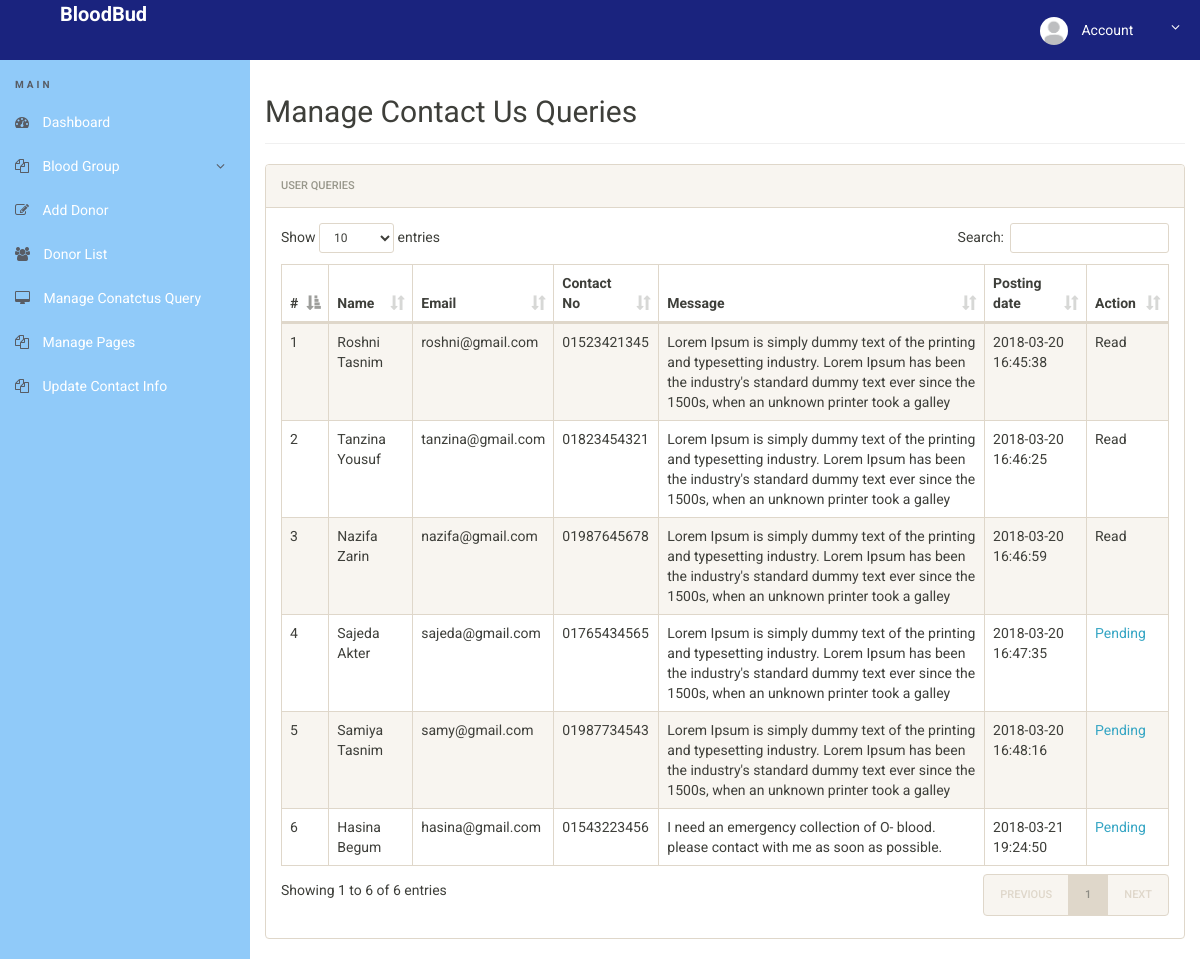
/admin/manage-conactusquery.php (signed in), run on the app's committed database.
### tables this page shows
CREATE TABLE `tblcontactusquery` (
  `id` int(11) NOT NULL,
  `name` varchar(100) DEFAULT NULL,
  `EmailId` varchar(120) DEFAULT NULL,
  `ContactNumber` char(11) DEFAULT NULL,
  `Message` longtext,
  `PostingDate` timestamp NOT NULL DEFAULT CURRENT_TIMESTAMP,
  `status` int(11) DEFAULT NULL
);

### admin/manage-conactusquery.php (the view, shortened to what this page needs)
<?php
include('includes/config.php');
if(strlen($_SESSION['alogin'])==0)
	{
header('location:index.php');
}
else{
 ?>
<!doctype html>
<html lang="en" class="no-js">
<head>
	<link rel="stylesheet" href="css/font-awesome.min.css">
	<link rel="stylesheet" href="css/bootstrap.min.css">
	<link rel="stylesheet" href="css/dataTables.bootstrap.min.css">
	<link rel="stylesheet" href="css/bootstrap-social.css">
	<link rel="stylesheet" href="css/bootstrap-select.css">
	<link rel="stylesheet" href="css/fileinput.min.css">
	<link rel="stylesheet" href="css/awesome-bootstrap-checkbox.css">
	<link rel="stylesheet" href="css/style.css">
</head>
<body>
	<?php include('includes/header.php');?>
	<div class="ts-main-content">
		<?php include('includes/leftbar.php');?>
		<div class="content-wrapper">
			<div class="container-fluid">
				<div class="row">
					<div class="col-md-12">
						<h2 class="page-title">Manage Contact Us Queries</h2>
						<div class="panel panel-default">
							<div class="panel-heading">User queries</div>
							<div class="panel-body">
								<table id="zctb" class="display table table-striped table-bordered table-hover" cellspacing="0" width="100%">
									<thead>
										<tr>
										<th>#</th>
											<th>Name</th>
											<th>Email</th>
											<th>Contact No</th>
											<th>Message</th>
											<th>Posting date</th>
											<th>Action</th>
										</tr>
									</thead>
									<tbody>
									<?php $sql = "SELECT * from  tblcontactusquery ";
$query = $dbh -> prepare($sql);
$query->execute();
$results=$query->fetchAll(PDO::FETCH_OBJ);
$cnt=1;
if($query->rowCount() > 0)
{
foreach($results as $result)
{				?>
										<tr>
											<td><?php echo htmlentities($cnt);?></td>
											<td><?php echo htmlentities($result->name);?></td>
											<td><?php echo htmlentities($result->EmailId);?></td>
											<td><?php echo htmlentities($result->ContactNumber);?></td>
											<td><?php echo htmlentities($result->Message);?></td>
											<td><?php echo htmlentities($result->PostingDate);?></td>
																<?php if($result->status==1)
{
	?><td>Read</td>
<?php } else {?>
<td><a href="manage-conactusquery.php?eid=<?php echo htmlentities($result->id);?>" onclick="return confirm('Do you really want to read')" >Pending</a>
</td>
<?php } ?>
										</tr>
										<?php $cnt=$cnt+1; }} ?>
									</tbody>
								</table>
							</div>
						</div>
					</div>
				</div>
			</div>
		</div>
	</div>
</body>
</html>
<?php } ?>

### admin/css/style.css (style rules this page uses)
html { font-size: 14px; }
@media only screen and (min-width: 480px) { html { font-size: 17px; } }
@media only screen and (min-width: 768px) { html { font-size: 14px; } }
body { font-size: 1em; }
a { color: #37a6c4; }
.panel { overflow: hidden; }
.page-title { padding-bottom: 15px; margin-bottom: 20px; border-bottom: 1px solid #f0f0f0; }
.ts-main-content .content-wrapper { padding-top: 15px; margin-top: 60px; }
@media only screen and (min-width: 992px) { .ts-main-content .content-wrapper { margin-left: 250px; } }

### data on the page
tblcontactusquery: name "Roshni Tasnim", EmailId "roshni@gmail.com", ContactNumber "01523421345", Message "Lorem Ipsum is simply dummy text of the printing and typesetting industry. Lorem Ipsum has been the industry's standard dummy text ever since the 1500s, when an unknown printer took a galley", PostingDate "2018-03-20 16:45:38", status "Read"
tblcontactusquery: name "Tanzina Yousuf", EmailId "tanzina@gmail.com", ContactNumber "01823454321", Message "Lorem Ipsum is simply dummy text of the printing and typesetting industry. Lorem Ipsum has been the industry's standard dummy text ever since the 1500s, when an unknown printer took a galley", PostingDate "2018-03-20 16:46:25", status "Read"
tblcontactusquery: name "Nazifa Zarin", EmailId "nazifa@gmail.com", ContactNumber "01987645678", Message "Lorem Ipsum is simply dummy text of the printing and typesetting industry. Lorem Ipsum has been the industry's standard dummy text ever since the 1500s, when an unknown printer took a galley", PostingDate "2018-03-20 16:46:59", status "Read"
tblcontactusquery: name "Sajeda Akter", EmailId "sajeda@gmail.com", ContactNumber "01765434565", Message "Lorem Ipsum is simply dummy text of the printing and typesetting industry. Lorem Ipsum has been the industry's standard dummy text ever since the 1500s, when an unknown printer took a galley", PostingDate "2018-03-20 16:47:35"
tblcontactusquery: name "Samiya Tasnim", EmailId "samy@gmail.com", ContactNumber "01987734543", Message "Lorem Ipsum is simply dummy text of the printing and typesetting industry. Lorem Ipsum has been the industry's standard dummy text ever since the 1500s, when an unknown printer took a galley", PostingDate "2018-03-20 16:48:16"
tblcontactusquery: name "Hasina Begum", EmailId "hasina@gmail.com", ContactNumber "01543223456", Message "I need an emergency collection of O- blood. please contact with me as soon as possible.", PostingDate "2018-03-21 19:24:50"
